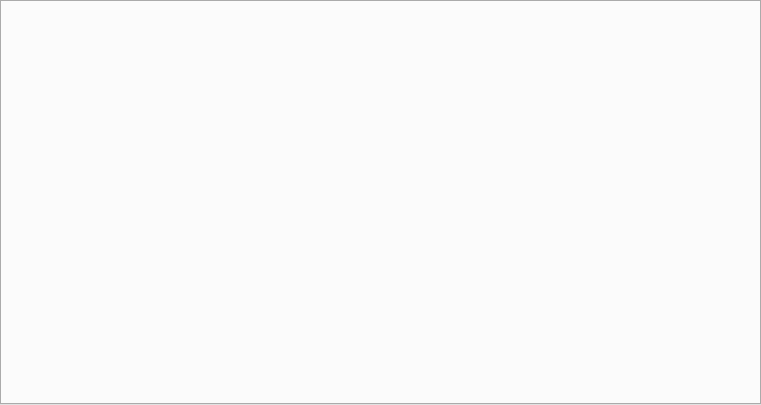
<?xml version="1.0" encoding="UTF-8"?>
<ui version="4.0">
 <class>OutputDock</class>
 <widget class="QDockWidget" name="OutputDock">
  <property name="geometry">
   <rect>
    <x>0</x>
    <y>0</y>
    <width>761</width>
    <height>405</height>
   </rect>
  </property>
  <property name="floating">
   <bool>true</bool>
  </property>
  <property name="allowedAreas">
   <set>Qt::AllDockWidgetAreas</set>
  </property>
  <property name="windowTitle">
   <string>Output</string>
  </property>
  <widget class="QWidget" name="centralWidget">
   <layout class="QVBoxLayout" name="verticalLayout">
    <property name="spacing">
     <number>0</number>
    </property>
    <property name="leftMargin">
     <number>0</number>
    </property>
    <property name="topMargin">
     <number>0</number>
    </property>
    <property name="rightMargin">
     <number>0</number>
    </property>
    <property name="bottomMargin">
     <number>0</number>
    </property>
    <item>
     <widget class="QTabWidget" name="tabWidget">
      <property name="currentIndex">
       <number>-1</number>
      </property>
     </widget>
    </item>
   </layout>
  </widget>
  <action name="actionSave_All">
   <property name="icon">
    <iconset>
     <normaloff>:/icons/icons/blue_down_save.png</normaloff>:/icons/icons/blue_down_save.png</iconset>
   </property>
   <property name="text">
    <string>Save all</string>
   </property>
  </action>
  <action name="actionSave_single">
   <property name="icon">
    <iconset>
     <normaloff>:/icons/icons/blue_up_save.png</normaloff>:/icons/icons/blue_up_save.png</iconset>
   </property>
   <property name="text">
    <string>Save single</string>
   </property>
  </action>
 </widget>
 <layoutdefault spacing="6" margin="11"/>
 <resources/>
 <connections/>
</ui>
